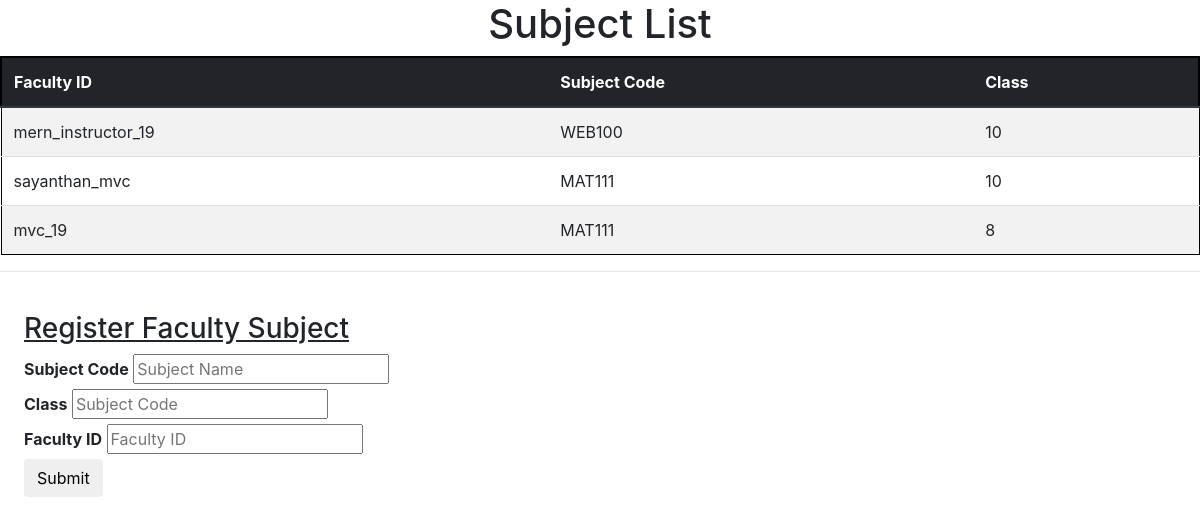
/subjects_register_fac.php, run on the app's committed database.
### tables this page shows
CREATE TABLE `faculty_section` (
  `username` varchar(20) NOT NULL,
  `class` varchar(10) NOT NULL,
  `scode` varchar(10) NOT NULL
);

### subjects_register_fac.php (the view, shortened to what this page needs)
<!DOCTYPE html>
<html lang="en">
<head>
    <link rel="stylesheet" href="https://maxcdn.bootstrapcdn.com/bootstrap/4.1.1/css/bootstrap.min.css">
</head>
<body>
    <header class="header">
        <h1 align="center">Subject List</h1>
    </header>
      <div>
          <div>
              <table class="table table-striped">
              <thead class="thead thead-dark">
              <tr style="border:2px solid black;">
                  <th> Faculty ID </th>
                  <th> Subject Code </th>
                  <th> Class </th>
              </tr>
              </thead>
              <tbody>
                  <?php
                  $servername="localhost";
                  $username="root";
                  $password="";
                  $dbname="srms";
                  $con= mysqli_connect($servername,$username,$password,$dbname);
                  mysqli_select_db($con,"srms");
                  $selectquery="SELECT * FROM `faculty_section` ORDER BY `class`";
                  $query=mysqli_query($con,$selectquery);
                  while($res=mysqli_fetch_array($query)){
                  ?>
                  <tr style="border:1px solid black">
                      <td><?php echo $res['username']; ?></td>
                      <td><?php echo $res['scode']; ?></td>
                      <td><?php echo $res['class']; ?></td>
                  </tr>
                  <?php
                  }
                  ?>
              </tbody>
              </table>
          </div>
      </div>
      <hr>
      <div style="padding:2%;">
      <form action="add_subjects_fac.php" method="post" class="form-container">
        <u><h3>Register Faculty Subject</h3></u>
        <label><b>Subject Code</b></label>
        <input type="text" placeholder="Subject Name" name="scode" required>
        <br>
        <label><b>Class</b></label>
        <input type="text" placeholder="Subject Code" name="cl" required>
        <br>
        <label><b>Faculty ID</b></label>
        <input type="text" placeholder="Faculty ID" name="fac_id" required>
        <br>
        <button type="submit" name="submit" class="btn">Submit</button>
      </form>
    </div>
</body>
</html>

### data on the page
faculty_section: username "mern_instructor_19", scode "WEB100", class "10"
faculty_section: username "sayanthan_mvc", scode "MAT111", class "10"
faculty_section: username "mvc_19", scode "MAT111", class "8"
